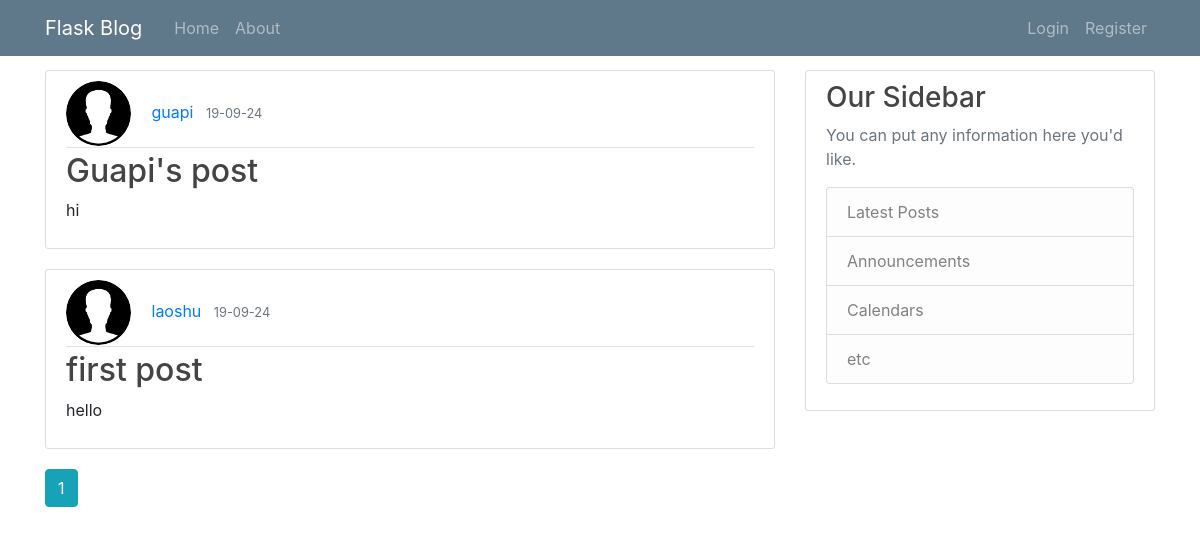
/home, run on an earlier commit of the app's database.
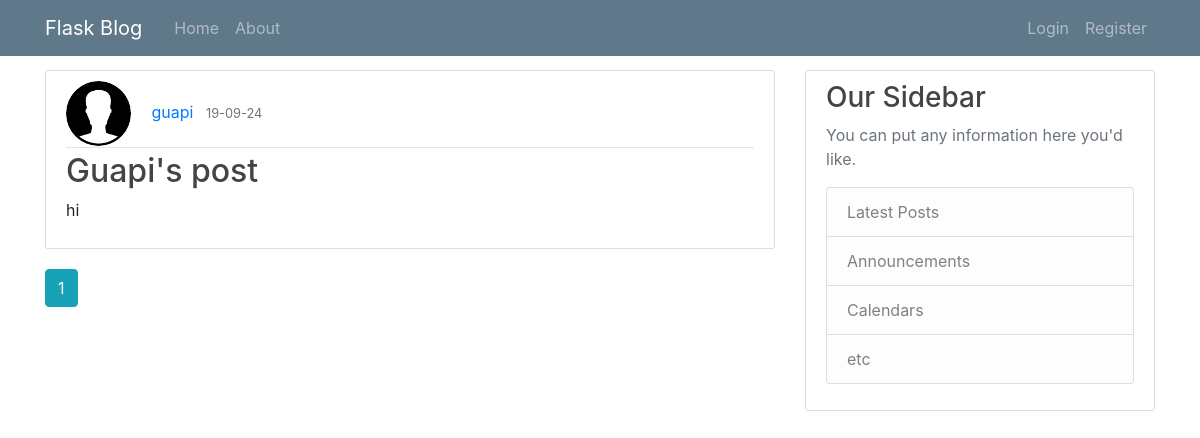
And on a later commit of the database.
### flaskblog/models.py (models this page shows, shortened)
class Post(db.Model, UserMixin):
    id = db.Column(db.Integer, primary_key=True)
    title = db.Column(db.String(100), nullable = False)
    date = db.Column(db.DateTime, nullable=False, default = datetime.utcnow)
    content = db.Column(db.Text)
    user_id = db.Column(db.Integer, db.ForeignKey('user.id'), nullable=False)

class User(db.Model, UserMixin):
    id = db.Column(db.Integer, primary_key=True)
    username = db.Column(db.String(20), unique=True, nullable=False)
    email = db.Column(db.String(120), unique=True, nullable=False)
    image_file = db.Column(db.String(20), nullable=False, default='default.jpg')
    password = db.Column(db.String(60), nullable=False)
    posts = db.relationship('Post', backref='author', lazy=True)

### flaskblog/route.py (the view)
@app.route('/')
@app.route('/home')
def home():
    page = request.args.get('page', 1, type=int)
    posts = Post.query.order_by(Post.date.desc()).paginate(page=page, per_page=5)
    return render_template('home.html', posts = posts)

### flaskblog/templates/home.html
{% extends "layout.html" %}
{% block content %}
{% for post in posts.items %}
    <article class="media content-section">
        <div class="media-body">
            <div class="article-metadata">
                <img class="rounded-circle article-img" src="{{url_for('static', filename = post.author.image_file)}}">
                <a class="mr-2" href={{url_for('account')}}>{{ post.author.username }}</a>
                <small class="text-muted">{{ post.date.strftime('%y-%m-%d') }}</small>
            </div>
            <h2><a class="article-title" href="{{url_for('post',post_id = post.id)}}">{{ post.title }}</a></h2>
            <p class="article-content">{{ post.content }}</p>
        </div>
    </article>
{% endfor %}
{% for page_num in posts.iter_pages(left_edge=1, right_edge=1, left_current=1, right_current=2) %}
    {% if page_num %}
        {% if posts.page == page_num %}
            <a class="btn btn-info mb-4" href="{{ url_for('home', page=page_num) }}">{{ page_num }}</a>
        {% else %}
            <a class="btn btn-outline-info mb-4" href="{{ url_for('home', page=page_num) }}">{{ page_num }}</a>
        {% endif %}
    {% else %}
        ...
    {% endif %}
{% endfor %}
{% endblock content %}

What changed in the data, as far as the page shows it:
removed Post: image_file (placeholder picture), author.username "laoshu", date "19-09-24", title "first post", content "hello"
